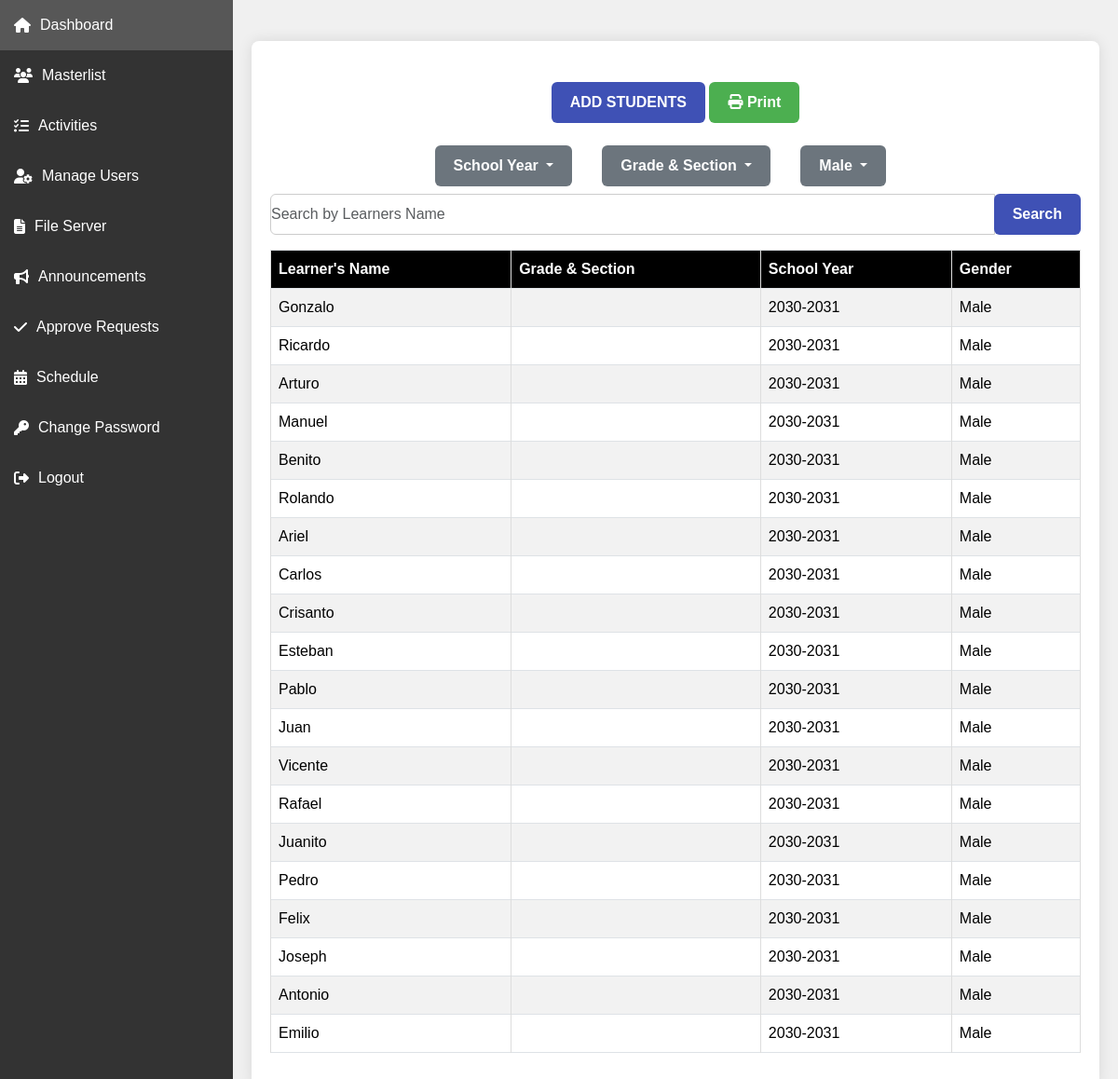
Screenshot of /crud/admincrud.php?gender=Male& (signed in) with the database file from the repository.
### tables this page shows
CREATE TABLE `students` (
  `id` int(11) NOT NULL,
  `learners_name` varchar(255) DEFAULT NULL,
  `school_year` varchar(20) DEFAULT NULL,
  `gender` enum('Male','Female') DEFAULT NULL,
  `grade & section` varchar(36) NOT NULL,
  `datetime_added` datetime DEFAULT current_timestamp(),
  `user_id` int(11) DEFAULT NULL,
  `quarter` enum('1st','2nd','3rd','4th') DEFAULT NULL
);

### crud/admincrud.php (the view, shortened to what this page needs)
<?php
include('headerforadmincrud.php');
include("../LoginRegisterAuthentication/connection.php");
?>
<br>
<div class="box1">
    <button class="btn btn-primary" data-toggle="modal" data-target="#exampleModal">ADD STUDENTS</button>
    <button class="btn btn-success" onclick="printPage()">
    <i class="fas fa-print"></i> Print</button>
</div>
<form method="GET" action="" class="mb-3">
    <div class="d-flex flex-wrap justify-content-center align-items-center">
<div class="dropdown mb-2 mr-2">
    <button class="btn btn-secondary dropdown-toggle" type="button" id="schoolYearDropdown" data-bs-toggle="dropdown" aria-expanded="false">
        <?php echo isset($_GET['school_year']) && $_GET['school_year'] ? $_GET['school_year'] : 'School Year'; ?>
    </button>
</div>
        <div class="dropdown mb-2 mr-2">
    <button class="btn btn-secondary dropdown-toggle" type="button" id="sectionDropdown" data-bs-toggle="dropdown" aria-expanded="false">
        <?php echo isset($_GET['section']) && $_GET['section'] ? $_GET['section'] : 'Grade & Section'; ?>
    </button>
</div>
        <div class="dropdown mb-2 mr-2">
            <button class="btn btn-secondary dropdown-toggle" type="button" id="genderDropdown" data-bs-toggle="dropdown" aria-expanded="false">
                <?php echo isset($_GET['gender']) && $_GET['gender'] ? $_GET['gender'] : 'Gender'; ?>
            </button>
        </div>
        <div class="input-group">
            <input type="text" name="search" class="form-control" placeholder="Search by Learners Name" value="<?php echo isset($_GET['search']) ? $_GET['search'] : ''; ?>">
            <div class="input-group-append">
                <input type="submit" class="btn btn-primary" value="Search">
            </div>
        </div>
    </div>
</form>
<div class="table-responsive">
    <table class="table table-hover table-bordered table-striped">
        <thead>
            <tr>
                <th class="black">Learner's Name</th>
                <th class="black">Grade & Section</th>
                <th class="black">School Year</th>
                <th class="black">Gender</th>
            </tr>
        </thead>
        <tbody>
        <?php
        $gender = isset($_GET['gender']) ? $_GET['gender'] : '';
        $query = "SELECT * FROM students WHERE 1=1";
        if ($gender) {
            $query .= " AND gender = '$gender'";
        }
        $query .= " ORDER BY id DESC";
        $result = mysqli_query($connection, $query);
        if (!$result) {
            die("Query failed: " . mysqli_error($connection));
        } else {
            while ($row = mysqli_fetch_assoc($result)) {
                ?>
                <tr>
                    <td><?php echo htmlspecialchars($row['learners_name']); ?></td>
                    <td><?php echo htmlspecialchars($row['grade'] . ' ' . $row['section']); ?></td>
                    <td><?php echo htmlspecialchars($row['school_year']); ?></td>
                    <td><?php echo htmlspecialchars($row['gender']); ?></td>
                </tr>
                <?php
            }
        }
        ?>
        </tbody>
    </table>
</div>

### crud/headerforadmincrud.php (style rules this page uses)
body { font-family: 'Poppins', sans-serif; background-color: #f5f5f5; }
.mb-3 { justify-content: 20px; }
.dropdown { margin-right: 10px; }
.d-flex .dropdown { margin-right: 2rem; }
.table-responsive .table thead th.black { background-color: black; color: white; }

### crud/admincrud.php (style rules this page uses)
body { font-family: Arial, sans-serif; background-color: #f0f0f0; }
.btn { padding: 10px 20px; margin-bottom: px; font-weight: bold; border: none; cursor: pointer; }
.btn-primary { background-color: #3f51b5; color: white; }
.btn-success { background-color: #4CAF50; color: white; }
table { width: 100%; border-collapse: collapse; background-color: #fff; }
th, td { border: 1px solid #ddd; text-align: left; padding: 8px; }
th { background-color: #3f51b5; color: white; font-weight: bold; }
input[type="text"] { padding: 0px; width: 80%; border: 1px solid #ccc; }
.input-group-append input[type="submit"] { background-color: #3f51b5; color: white; padding: 10px 20px; border: none; }

### rows the page displays
students: learners_name "Gonzalo", school_year "2030-2031", gender "Male"
students: learners_name "Ricardo", school_year "2030-2031", gender "Male"
students: learners_name "Arturo", school_year "2030-2031", gender "Male"
students: learners_name "Manuel", school_year "2030-2031", gender "Male"
students: learners_name "Benito", school_year "2030-2031", gender "Male"
students: learners_name "Rolando", school_year "2030-2031", gender "Male"
students: learners_name "Ariel", school_year "2030-2031", gender "Male"
students: learners_name "Carlos", school_year "2030-2031", gender "Male"
students: learners_name "Crisanto", school_year "2030-2031", gender "Male"
students: learners_name "Esteban", school_year "2030-2031", gender "Male"
students: learners_name "Pablo", school_year "2030-2031", gender "Male"
students: learners_name "Juan", school_year "2030-2031", gender "Male"
students: learners_name "Vicente", school_year "2030-2031", gender "Male"
students: learners_name "Rafael", school_year "2030-2031", gender "Male"
students: learners_name "Juanito", school_year "2030-2031", gender "Male"
students: learners_name "Pedro", school_year "2030-2031", gender "Male"
students: learners_name "Felix", school_year "2030-2031", gender "Male"
students: learners_name "Joseph", school_year "2030-2031", gender "Male"
students: learners_name "Antonio", school_year "2030-2031", gender "Male"
students: learners_name "Emilio", school_year "2030-2031", gender "Male"

### other values shown
$_GET['gender'] "Male"
